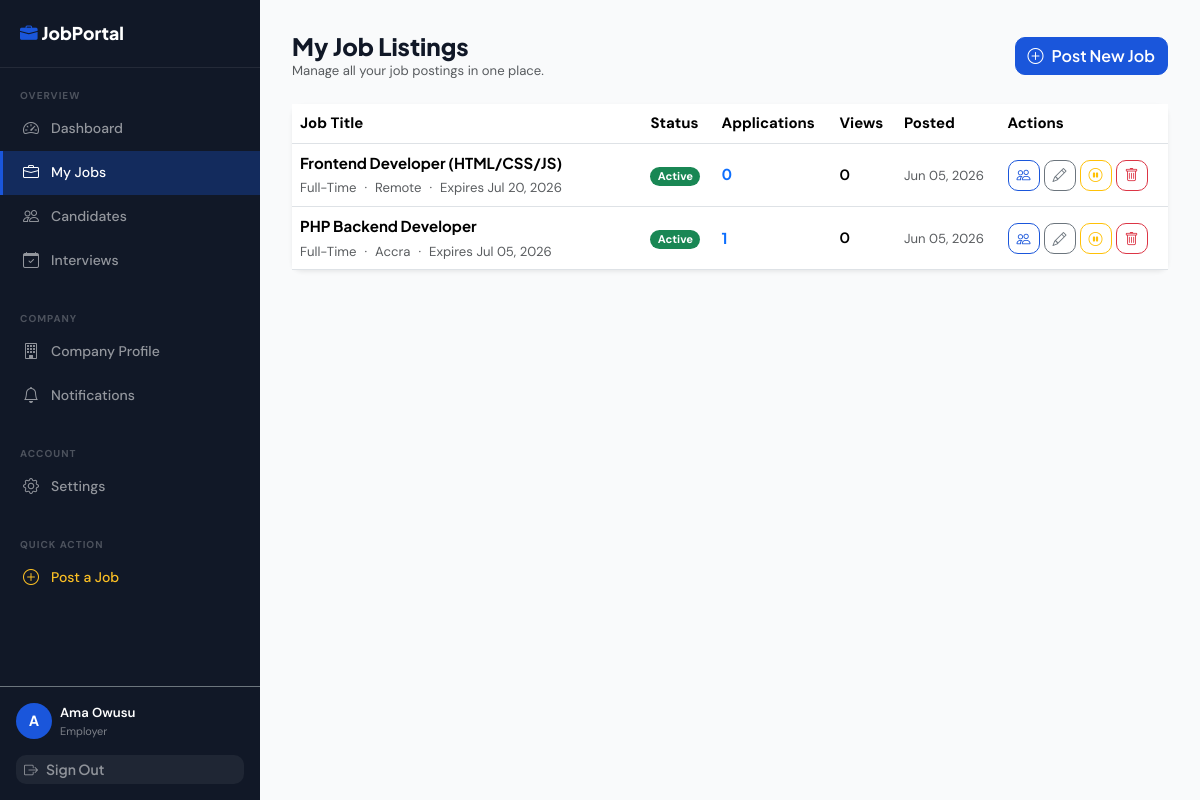
Screenshot of /public/employer/jobs (signed in) with the database file from the repository.
### tables this page shows
CREATE TABLE job_listings (
    id                  INT UNSIGNED    NOT NULL AUTO_INCREMENT,
    employer_id         INT UNSIGNED    NOT NULL,
    title               VARCHAR(160)    NOT NULL,
    slug                VARCHAR(200)    NULL,
    description         LONGTEXT        NOT NULL,
    requirements        TEXT            NULL,
    responsibilities    TEXT            NULL,
    benefits            TEXT            NULL,
    location_city       VARCHAR(80)     NULL,
    location_country    VARCHAR(80)     NULL,
    is_remote           TINYINT(1)      NOT NULL DEFAULT 0,
    job_type            ENUM('full_time','part_time','contract','internship','freelance','volunteer') NOT NULL DEFAULT 'full_time',
    experience_level    ENUM('entry','junior','mid','senior','lead','executive') NOT NULL DEFAULT 'entry',
    industry            VARCHAR(100)    NULL,
    salary_min          DECIMAL(12,2)   NULL,
    salary_max          DECIMAL(12,2)   NULL,
    salary_currency     VARCHAR(5)      NOT NULL DEFAULT 'USD',
    salary_period       ENUM('hourly','monthly','yearly') NOT NULL DEFAULT 'yearly',
    salary_is_hidden    TINYINT(1)      NOT NULL DEFAULT 0  COMMENT 'Show "Competitive" instead of range',
    vacancies           TINYINT UNSIGNED NOT NULL DEFAULT 1,
    application_deadline DATE           NULL,
    status              ENUM('draft','active','closed','expired','removed') NOT NULL DEFAULT 'draft',
    is_featured         TINYINT(1)      NOT NULL DEFAULT 0,
    view_count          INT UNSIGNED    NOT NULL DEFAULT 0,
    application_count   INT UNSIGNED    NOT NULL DEFAULT 0,
    expires_at          TIMESTAMP       NULL,
    created_at          TIMESTAMP       NOT NULL DEFAULT CURRENT_TIMESTAMP,
    updated_at          TIMESTAMP       NOT NULL DEFAULT CURRENT_TIMESTAMP ON UPDATE CURRENT_TIMESTAMP,

    PRIMARY KEY (id),
    UNIQUE KEY uq_jl_slug (slug),
    INDEX idx_jl_employer_id (employer_id),
    INDEX idx_jl_status (status),
    INDEX idx_jl_job_type (job_type),
    INDEX idx_jl_experience_level (experience_level),
    INDEX idx_jl_location (location_city, location_country),
    INDEX idx_jl_industry (industry),
    INDEX idx_jl_salary (salary_min, salary_max),
    INDEX idx_jl_created_at (created_at),
    INDEX idx_jl_is_remote (is_remote),
    FULLTEXT INDEX ft_jl_search (title, description, requirements)
      COMMENT 'Enables FULLTEXT search on job listings',
    CONSTRAINT fk_jl_employer
        FOREIGN KEY (employer_id) REFERENCES employer_profiles(id) ON DELETE CASCADE
);

### app/views/employer/jobs.php (the view, shortened to what the rows shown need)
<div class="d-flex align-items-center justify-content-between mb-4 flex-wrap gap-2">
    <div>
        <h1 class="h4 fw-800 mb-0">My Job Listings</h1>
        <p class="text-muted small mb-0">Manage all your job postings in one place.</p>
    </div>
    <a href="<?= url('/employer/jobs/create') ?>" class="btn btn-primary">
        <i class="bi bi-plus-circle me-2"></i>Post New Job
    </a>
</div>
<?php if (empty($jobs)): ?>
<div class="card border-0 shadow-sm">
    <div class="card-body text-center py-5">
        <i class="bi bi-briefcase text-muted" style="font-size:3rem;"></i>
        <h5 class="fw-700 mt-3">No job listings yet</h5>
        <p class="text-muted">Post your first job to start receiving applications.</p>
        <a href="<?= url('/employer/jobs/create') ?>" class="btn btn-primary px-4">
            <i class="bi bi-plus-circle me-2"></i>Post a Job
        </a>
    </div>
</div>
<?php else: ?>
<div class="card border-0 shadow-sm">
    <div class="table-responsive">
        <table class="table table-hover align-middle mb-0">
            <thead>
                <tr>
                    <th style="width:40%;">Job Title</th>
                    <th>Status</th>
                    <th>Applications</th>
                    <th>Views</th>
                    <th>Posted</th>
                    <th>Actions</th>
                </tr>
            </thead>
            <tbody>
                <?php foreach ($jobs as $job): ?>
                <tr>
                    <td>
                        <div class="fw-700"><?= e($job['title']) ?></div>
                        <div class="text-muted small d-flex flex-wrap gap-2 mt-1">
                            <span><?= status_label($job['job_type']) ?></span>
                            <span>·</span>
                            <span><?= $job['is_remote'] ? 'Remote' : e($job['location_city'] ?? 'N/A') ?></span>
                            <?php if ($job['expires_at']): ?>
                            <span>·</span>
                            <span class="<?= strtotime($job['expires_at']) < strtotime('+3 days') ? 'text-danger fw-600' : '' ?>">
                                Expires <?= format_date($job['expires_at'], 'M d, Y') ?>
                            </span>
                            <?php endif; ?>
                        </div>
                    </td>
                    <td>
                        <span class="badge <?= status_badge($job['status']) ?> rounded-pill">
                            <?= ucfirst($job['status']) ?>
                        </span>
                    </td>
                    <td>
                        <a href="<?= url('/employer/jobs/' . $job['id'] . '/applicants') ?>"
                           class="fw-700 text-decoration-none">
                            <?= $job['app_count'] ?>
                        </a>
                    </td>
                    <td>
                        <span class="fw-600"><?= number_format($job['view_count']) ?></span>
                    </td>
                    <td>
                        <span class="text-muted small"><?= format_date($job['created_at'], 'M d, Y') ?></span>
                    </td>
                    <td>
                        <div class="d-flex gap-1 flex-wrap">
                            <a href="<?= url('/employer/jobs/' . $job['id'] . '/applicants') ?>"
                               class="btn btn-sm btn-outline-primary"
                               data-bs-toggle="tooltip" title="View Applicants">
                                <i class="bi bi-people"></i>
                            </a>
                            <?php if (in_array($job['status'], ['active','draft','closed'])): ?>
                            <a href="<?= url('/employer/jobs/' . $job['id'] . '/edit') ?>"
                               class="btn btn-sm btn-outline-secondary"
                               data-bs-toggle="tooltip" title="Edit">
                                <i class="bi bi-pencil"></i>
                            </a>
                            <?php endif; ?>
                            <?php if ($job['status'] === 'active'): ?>
                            <form method="POST" action="<?= url('/employer/jobs/' . $job['id'] . '/close') ?>"
                                  data-no-loading class="d-inline">
                                <button type="submit" class="btn btn-sm btn-outline-warning"
                                        data-confirm="Close this job listing?"
                                        data-bs-toggle="tooltip" title="Close Job">
                                    <i class="bi bi-pause-circle"></i>
                                </button>
                            </form>
                            <?php endif; ?>
                            <form method="POST" action="<?= url('/employer/jobs/' . $job['id'] . '/delete') ?>"
                                  data-no-loading class="d-inline">
                                <button type="submit" class="btn btn-sm btn-outline-danger"
                                        data-confirm="Permanently delete this job listing? This cannot be undone."
                                        data-bs-toggle="tooltip" title="Delete">
                                    <i class="bi bi-trash"></i>
                                </button>
                            </form>
                        </div>
                    </td>
                </tr>
                <?php endforeach; ?>
            </tbody>
        </table>
    </div>
</div>
<?php endif; ?>

### core/Router.php (shortened to what the rows shown need)
<?php
class Router
{
    private array $routes = [];
    private array $groupMiddleware = [];
    private string $groupPrefix = '';
    public function group(array $opts, callable $cb): void
    {
        $prevPrefix = $this->groupPrefix;
        $prevMw     = $this->groupMiddleware;
        $this->groupPrefix     .= ($opts['prefix'] ?? '');
        $this->groupMiddleware  = array_merge($this->groupMiddleware, $opts['middleware'] ?? []);
        $this->groupPrefix     = $prevPrefix;
        $this->groupMiddleware = $prevMw;
    }
    private function add(string $method, string $path, string $handler, array $mw): void
    {
        $full = $this->groupPrefix . $path;
        $this->routes[] = [
            'method'  => $method,
            'pattern' => '#^' . preg_replace('/\{([a-zA-Z_]+)\}/', '(?P<$1>[^/]+)', $full) . '$#',
            'handler' => $handler,
            'mw'      => array_merge($this->groupMiddleware, $mw),
        ];
    }
    public function dispatch(): void
    {
        $method = $_SERVER['REQUEST_METHOD'];
        $uri    = $this->uri();
        foreach ($this->routes as $route) {
            if ($route['method'] !== $method) continue;
            if (!preg_match($route['pattern'], $uri, $matches)) continue;
            $params = array_filter($matches, 'is_string', ARRAY_FILTER_USE_KEY);
            $this->call($route['handler'], $params);
            return;
        }
    }
    private function uri(): string
    {
        $uri  = parse_url($_SERVER['REQUEST_URI'], PHP_URL_PATH);
        $base = rtrim(dirname($_SERVER['SCRIPT_NAME']), '/');
        if ($base && str_starts_with($uri, $base)) $uri = substr($uri, strlen($base));
        return '/' . ltrim($uri ?: '/', '/');
    }
    private function call(string $handler, array $params): void
    {
        [$class, $method] = explode('@', $handler, 2);
        $ctrl = new $class();
        $ctrl->$method($params);
    }
}

### rows the page displays
job_listings: title "Frontend Developer (HTML/CSS/JS)", job_type "Full-Time", is_remote "Remote", expires_at "Jul 20, 2026", status "Active", app_count "0", view_count "0", created_at "Jun 05, 2026"
job_listings: title "PHP Backend Developer", job_type "Full-Time", location_city "Accra", expires_at "Jul 05, 2026", status "Active", app_count "1", view_count "0", created_at "Jun 05, 2026"

### other values shown
$label "Dashboard My Jobs Candidates Interviews Company Profile Notifications Settings"
